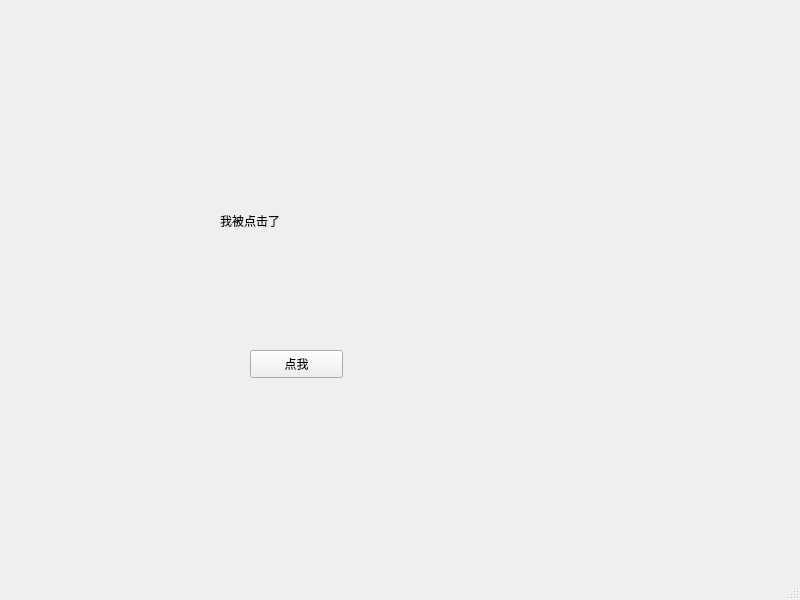
<?xml version="1.0" encoding="UTF-8"?>
<ui version="4.0">
 <class>MainWindow</class>
 <widget class="QMainWindow" name="MainWindow">
  <property name="geometry">
   <rect>
    <x>0</x>
    <y>0</y>
    <width>800</width>
    <height>600</height>
   </rect>
  </property>
  <property name="windowTitle">
   <string>MainWindow</string>
  </property>
  <widget class="QWidget" name="centralwidget">
   <widget class="QPushButton" name="pushButton">
    <property name="geometry">
     <rect>
      <x>250</x>
      <y>350</y>
      <width>93</width>
      <height>28</height>
     </rect>
    </property>
    <property name="text">
     <string>点我</string>
    </property>
   </widget>
   <widget class="QLabel" name="label">
    <property name="geometry">
     <rect>
      <x>220</x>
      <y>200</y>
      <width>151</width>
      <height>41</height>
     </rect>
    </property>
    <property name="text">
     <string>我被点击了</string>
    </property>
   </widget>
  </widget>
  <widget class="QMenuBar" name="menubar">
   <property name="geometry">
    <rect>
     <x>0</x>
     <y>0</y>
     <width>800</width>
     <height>25</height>
    </rect>
   </property>
  </widget>
  <widget class="QStatusBar" name="statusbar"/>
 </widget>
 <resources/>
 <connections/>
</ui>
